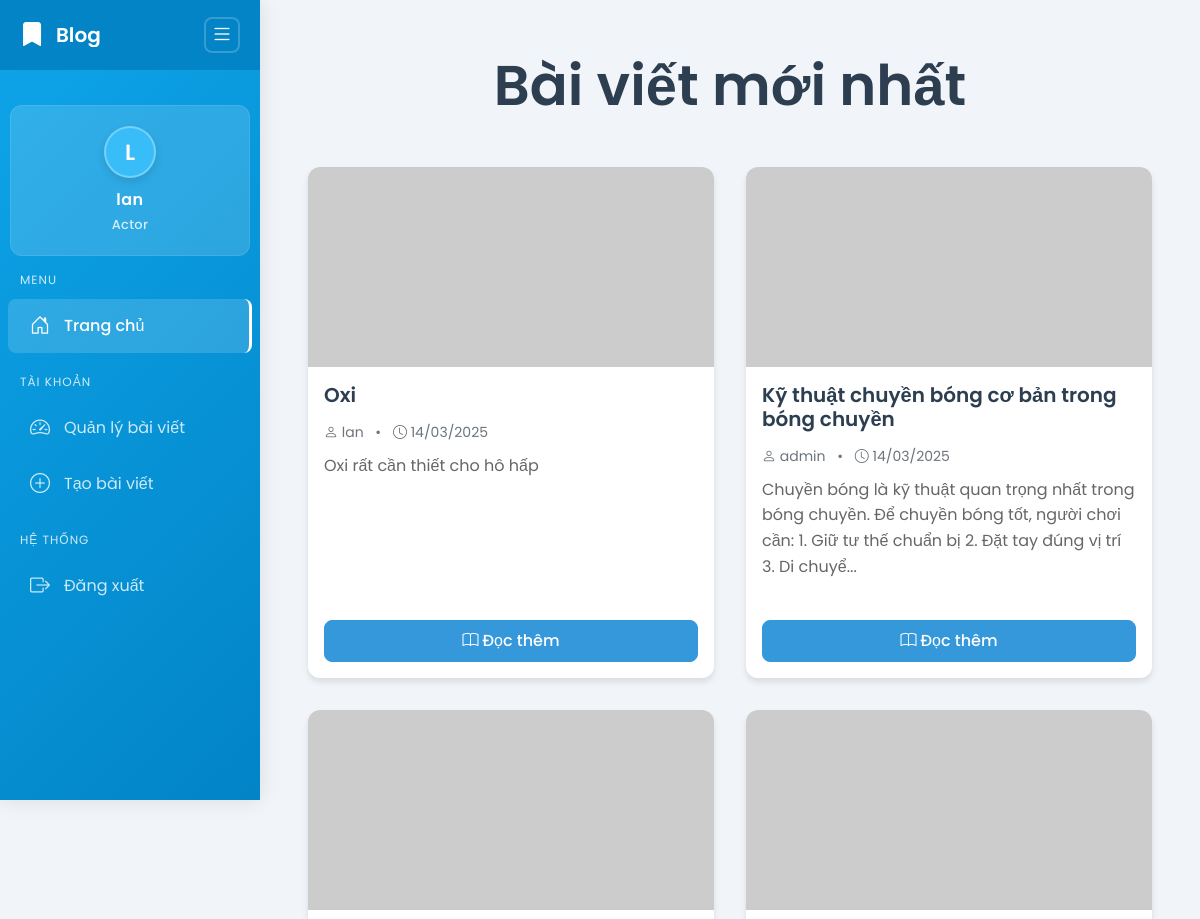
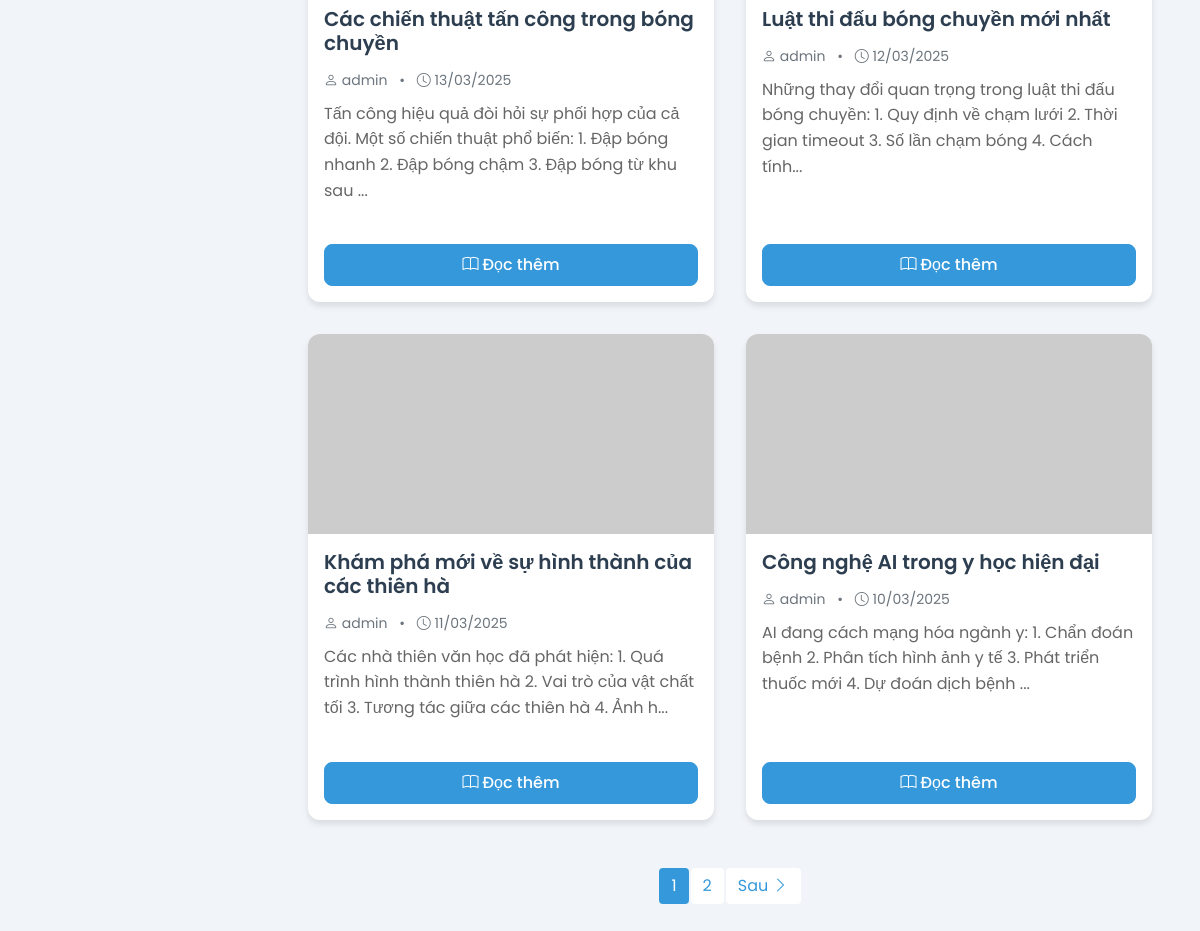
The page / (signed in) on the database its author committed (2 pictures, top to bottom).
### app/models/actor.py (models this page shows, shortened)
class Actor(UserMixin, db.Model):
    id = db.Column(db.Integer, primary_key=True)
    username = db.Column(db.String(64), unique=True, nullable=False)
    email = db.Column(db.String(120), unique=True, nullable=False)
    password_hash = db.Column(db.String(128))
    name = db.Column(db.String(64))
    bio = db.Column(db.Text)
    avatar = db.Column(db.String(120), default='default_actor.jpg')
    created_at = db.Column(db.DateTime, default=datetime.utcnow)
    posts = db.relationship('Post', backref='author', lazy='dynamic')

### app/models/post.py (models this page shows)
class Post(db.Model):
    id = db.Column(db.Integer, primary_key=True)
    title = db.Column(db.String(200), nullable=False)
    content = db.Column(db.Text, nullable=False)
    image_url = db.Column(db.String(200))  # URL hình ảnh từ picsum.photos
    created_at = db.Column(db.DateTime, default=datetime.utcnow)
    updated_at = db.Column(db.DateTime, default=datetime.utcnow, onupdate=datetime.utcnow)
    actor_id = db.Column(db.Integer, db.ForeignKey('actor.id'), nullable=False)
    comments = db.relationship('Comment', backref='post', lazy='dynamic', cascade='all, delete-orphan')

### app/routes/blog_routes.py (the view)
@blog_bp.route('/')
def home():
    page = request.args.get('page', 1, type=int)
    posts = Post.query.order_by(Post.created_at.desc()).paginate(page=page, per_page=6)
    return render_template('blog/home.html', posts=posts)

### app/__init__.py (called while the page is built)
def create_app(config_class=Config):
    app = Flask(__name__)
    app.config.from_object(config_class)
    db.init_app(app)
    login_manager.init_app(app)
    @login_manager.user_loader
    def load_user(user_id):
        from app.models.actor import Actor
        actor = Actor.query.get(int(user_id))
        if actor:
            return actor
        from app.models.user import User
        return User.query.get(int(user_id))
    from app.routes.auth_routes import auth_bp
    from app.routes.actor_routes import actor_bp
    from app.routes.user_routes import user_bp
    from app.routes.blog_routes import blog_bp
    app.register_blueprint(auth_bp, url_prefix='/auth')
    app.register_blueprint(actor_bp, url_prefix='/actor')
    app.register_blueprint(user_bp, url_prefix='/user')
    app.register_blueprint(blog_bp, url_prefix='/')
    return app

### app/templates/blog/home.html (shortened to what this page needs)
{% extends "base.html" %}
{% block content %}
<div class="container">
    <div class="row mb-4">
        <div class="col">
            <h1 class="display-4 text-center mb-4">Bài viết mới nhất</h1>
        </div>
    </div>
    <div class="post-grid">
        {% for post in posts.items %}
        <div class="card h-100">
            <img src="{{ post.image_url }}" class="card-img-top" alt="Hình ảnh bài viết">
            <div class="card-body d-flex flex-column">
                <h5 class="card-title">{{ post.title }}</h5>
                <p class="card-text text-muted mb-2">
                    <small>
                        <i class="bi bi-person"></i> {{ post.author.username }}
                        <span class="mx-2">•</span>
                        <i class="bi bi-clock"></i> {{ post.created_at.strftime('%d/%m/%Y') }}
                    </small>
                </p>
                <p class="card-text flex-grow-1">{{ post.content[:200] + '...' if post.content|length > 200 else post.content }}</p>
                <a href="{{ url_for('blog.post_detail', post_id=post.id) }}" class="btn btn-primary mt-auto">
                    <i class="bi bi-book"></i> Đọc thêm
                </a>
            </div>
        </div>
        {% endfor %}
    </div>
    <nav aria-label="Page navigation">
        <ul class="pagination">
            {% for page_num in posts.iter_pages(left_edge=2, left_current=2, right_current=2, right_edge=2) %}
            {% if page_num %}
                <li class="page-item {% if page_num == posts.page %}active{% endif %}">
                    <a class="page-link" href="{{ url_for('blog.home', page=page_num) }}">{{ page_num }}</a>
                </li>
            {% else %}
                <li class="page-item disabled">
                    <span class="page-link">...</span>
                </li>
            {% endif %}
            {% endfor %}
            {% if posts.has_next %}
            <li class="page-item">
                <a class="page-link" href="{{ url_for('blog.home', page=posts.next_num) }}">
                    Sau <i class="bi bi-chevron-right"></i>
                </a>
            </li>
            {% endif %}
        </ul>
    </nav>
</div>
{% endblock %}

### app/templates/base.html (shortened to what this page needs)
<!DOCTYPE html>
<html lang="vi">
<head>
    <link href="https://cdn.jsdelivr.net/npm/bootstrap@5.1.3/dist/css/bootstrap.min.css" rel="stylesheet">
    <link href="https://cdn.jsdelivr.net/npm/bootstrap-icons@1.7.2/font/bootstrap-icons.css" rel="stylesheet">
    <link href="{{ url_for('static', filename='css/main.css') }}" rel="stylesheet">
    <link href="{{ url_for('static', filename='css/sidebar.css') }}" rel="stylesheet">
</head>
<body>
    <div class="wrapper">
        <nav id="sidebar" class="sidebar">
            <div class="sidebar-header">
                <div class="logo-container">
                    <i class="bi bi-bookmark-fill"></i>
                    <h3>Blog</h3>
                </div>
                <button type="button" id="sidebarCollapse" class="sidebar-collapse-btn">
                    <i class="bi bi-list"></i>
                </button>
            </div>
            <div class="sidebar-content">
                {% if current_user.is_authenticated %}
                    <div class="user-info">
                        <div class="text-avatar">{{ current_user.username[0] }}</div>
                        <h5>{{ current_user.name or current_user.username }}</h5>
                        <p class="user-role">{{ current_user.__class__.__name__ }}</p>
                    </div>
                {% endif %}
                <div class="nav-section">
                    <div class="nav-section-title">Menu</div>
                    <ul class="list-unstyled components">
                        <li>
                            <a href="{{ url_for('blog.home') }}" class="nav-link {% if request.endpoint == 'blog.home' %}active{% endif %}" data-tooltip="Trang chủ">
                                <i class="bi bi-house-door"></i>
                                <span>Trang chủ</span>
                            </a>
                        </li>
                    </ul>
                </div>
                {% if current_user.is_authenticated %}
                    <div class="nav-section">
                        <div class="nav-section-title">Tài khoản</div>
                        <ul class="list-unstyled components">
                            {% if current_user.__class__.__name__ == 'Actor' %}
                                <li>
                                    <a href="{{ url_for('actor.dashboard') }}" class="nav-link {% if request.endpoint == 'actor.dashboard' %}active{% endif %}" data-tooltip="Quản lý bài viết">
                                        <i class="bi bi-speedometer2"></i>
                                        <span>Quản lý bài viết</span>
                                    </a>
                                </li>
                                <li>
                                    <a href="{{ url_for('actor.create_post') }}" class="nav-link {% if request.endpoint == 'actor.create_post' %}active{% endif %}" data-tooltip="Tạo bài viết">
                                        <i class="bi bi-plus-circle"></i>
                                        <span>Tạo bài viết</span>
                                    </a>
                                </li>
                            {% endif %}
                        </ul>
                    </div>
                    <div class="nav-section">
                        <div class="nav-section-title">Hệ thống</div>
                        <ul class="list-unstyled components">
                            <li>
                                <a href="{{ url_for('auth.logout') }}" class="nav-link" data-tooltip="Đăng xuất">
                                    <i class="bi bi-box-arrow-right"></i>
                                    <span>Đăng xuất</span>
                                </a>
                            </li>
                        </ul>
                    </div>
                {% endif %}
            </div>
        </nav>
        <div id="content" class="content">
            <div class="container-fluid">
                {% block content %}{% endblock %}
            </div>
        </div>
    </div>
</body>
</html>

### app/static/css/main.css (style rules this page uses)
body { background-color: #f8f9fa; color: #333; font-family: 'Segoe UI', system-ui, -apple-system, sans-serif; }
.container { max-width: 1200px; padding: 2rem 1rem; }
h1.display-4 { color: #2c3e50; font-weight: 600; }
.card { border: none; box-shadow: 0 2px 15px rgba(0,0,0,0.1); transition: all 0.3s ease; margin-bottom: 25px; border-radius: 12px; overflow: hidden; }
.card-img-top { height: 250px; object-fit: cover; }
.card-title { font-size: 1.5rem; font-weight: 600; color: #2c3e50; margin-bottom: 15px; }
.card-text { color: #555; line-height: 1.6; }
.btn { padding: 0.5rem 1.25rem; border-radius: 8px; font-weight: 500; transition: all 0.3s ease; }
.btn-primary { background-color: #3498db; border-color: #3498db; }
.text-avatar { width: 40px; height: 40px; border-radius: 50%; background-color: #3498db; color: white; display: flex; align-items: center; justify-content: center; font-weight: bold; text-transform: uppercase; font-size: 1.2rem; box-shadow: 0 2px 8px rgba(0,0,0,0.1); }
.post-grid { display: grid; grid-template-columns: repeat(auto-fill, minmax(300px, 1fr)); gap: 2rem; margin-bottom: 3rem; }
.post-grid .card { border: none; box-shadow: 0 4px 6px rgba(0, 0, 0, 0.1); transition: transform 0.2s ease-in-out, box-shadow 0.2s ease-in-out; }
.post-grid .card-img-top { height: 200px; object-fit: cover; }
.post-grid .card-title { font-size: 1.25rem; margin-bottom: 0.75rem; color: #2c3e50; }
.post-grid .card-text { color: #666; line-height: 1.6; }
.post-grid .btn-primary { background-color: #3498db; border-color: #3498db; transition: all 0.2s ease-in-out; }
.pagination { justify-content: center; margin-top: 2rem; }
.page-link { color: #3498db; border: none; margin: 0 3px; border-radius: 4px; transition: all 0.2s ease-in-out; }
.page-item.active .page-link { background-color: #3498db; border-color: #3498db; }

### rows shown on the page
Actor: username "L", name+username "lan"
Post: title "Oxi", author.username "lan", created_at "14/03/2025", content "Oxi rất cần thiết cho hô hấp"
Post: title "Kỹ thuật chuyền bóng cơ bản trong bóng chuyền", author.username "admin", created_at "14/03/2025", content "Chuyền bóng là kỹ thuật quan trọng nhất trong bóng chuyền. Để chuyền bóng tốt, người chơi cần: 1. Giữ tư thế chuẩn bị 2. Đặt tay đúng vị trí 3. Di chuyể..."
Post: title "Các chiến thuật tấn công trong bóng chuyền", author.username "admin", created_at "13/03/2025", content "Tấn công hiệu quả đòi hỏi sự phối hợp của cả đội. Một số chiến thuật phổ biến: 1. Đập bóng nhanh 2. Đập bóng chậm 3. Đập bóng từ khu sau ..."
Post: title "Luật thi đấu bóng chuyền mới nhất", author.username "admin", created_at "12/03/2025", content "Những thay đổi quan trọng trong luật thi đấu bóng chuyền: 1. Quy định về chạm lưới 2. Thời gian timeout 3. Số lần chạm bóng 4. Cách tính..."
Post: title "Khám phá mới về sự hình thành của các thiên hà", author.username "admin", created_at "11/03/2025", content "Các nhà thiên văn học đã phát hiện: 1. Quá trình hình thành thiên hà 2. Vai trò của vật chất tối 3. Tương tác giữa các thiên hà 4. Ảnh h..."
Post: title "Công nghệ AI trong y học hiện đại", author.username "admin", created_at "10/03/2025", content "AI đang cách mạng hóa ngành y: 1. Chẩn đoán bệnh 2. Phân tích hình ảnh y tế 3. Phát triển thuốc mới 4. Dự đoán dịch bệnh ..."

### other values the page prints
{{ current_user.__class__.__name__ }} "Actor"
{{ page_num }} "1" "2"
